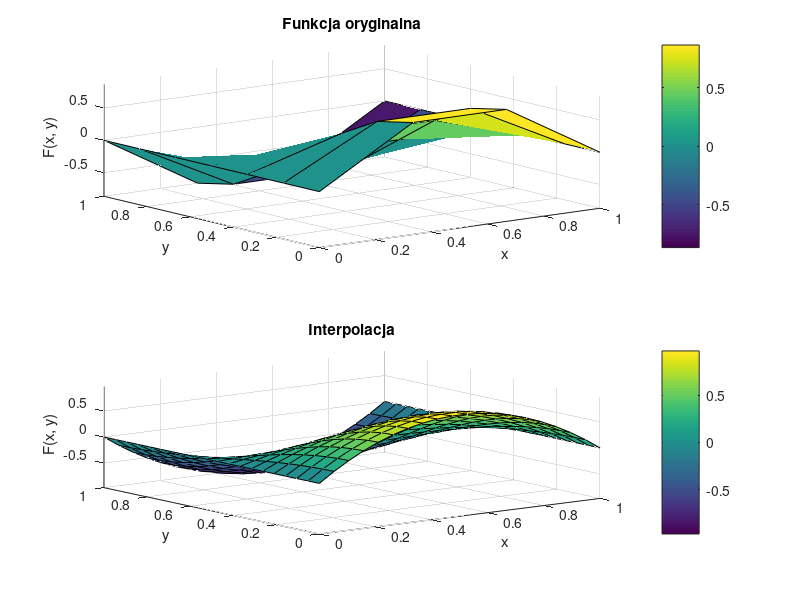

Here is the MATLAB script that generated this plot:
function Zad_4
[M,N,P,R,x_coarse,y_coarse,F_coarse,x_fine,y_fine,F_fine] = zadanie4();
end

function [M,N,P,R,x_coarse,y_coarse,F_coarse,x_fine,y_fine,F_fine] = zadanie4()

    P = 20; % liczba unikalnych współrzędnych x punktów dla których będzie obliczana interpolacja
    R = 20; % liczba unikalnych współrzędnych y punktów dla których będzie obliczana interpolacja

    % Dobierz liczbę węzłów interpolacji w kierunku osi X (M) i Y (N) z zakresu od 2 do 8.
    M = randi([2, 8]);
    N = randi([2, 8]);

    % Generowanie węzłów interpolacji na płaszczyźnie
    x_coarse = linspace(0, 1, M);
    y_coarse = linspace(0, 1, N);
    [X_coarse, Y_coarse] = meshgrid(x_coarse, y_coarse);

    % Zdefiniuj interpolowaną funkcję
    F_coarse = sin(pi*X_coarse) .* cos(pi*Y_coarse); % Przykładowa funkcja interpolowana

    MN = M*N;
    xvec_coarse = reshape(X_coarse, MN, 1);
    yvec_coarse = reshape(Y_coarse, MN, 1);
    fvec_coarse = reshape(F_coarse, MN, 1);

    % Macierz Vandermonde'a dla interpolacji 2d
    V = zeros(M*N, M*N);
    for i = 0:(M-1)
        for j = 0:(N-1)
            V(:, i*N + j + 1) = xvec_coarse.^i .* yvec_coarse.^j;
        end
    end

    % Współczynniki wielomianu interpolacyjnego
    coeffs = V \ fvec_coarse;

    % Obliczanie wartości funkcji interpolującej na gęstszej siatce
    x_fine = linspace(0, 1, P);
    y_fine = linspace(0, 1, R);
    [X_fine, Y_fine] = meshgrid(x_fine, y_fine);

    F_fine = zeros(size(X_fine));

    % Obliczanie wartości wielomianu interpolującego
    for i = 0:(M-1)
        for j = 0:(N-1)
            F_fine = F_fine + coeffs(i*N + j + 1) * X_fine.^i .* Y_fine.^j;
        end
    end

    % Wykresy
    figure;
    subplot(2,1,1);
    surf(X_coarse, Y_coarse, F_coarse);
    title('Funkcja oryginalna');
    xlabel('x');
    ylabel('y');
    zlabel('F(x, y)');
    colorbar;
    axis tight;

    subplot(2,1,2);
    surf(X_fine, Y_fine, F_fine);
    title('Interpolacja');
    xlabel('x');
    ylabel('y');
    zlabel('F(x, y)');
    colorbar;
    axis tight;

    % Zapisz wykresy do pliku
    saveas(gcf, 'zadanie4.png');

end
